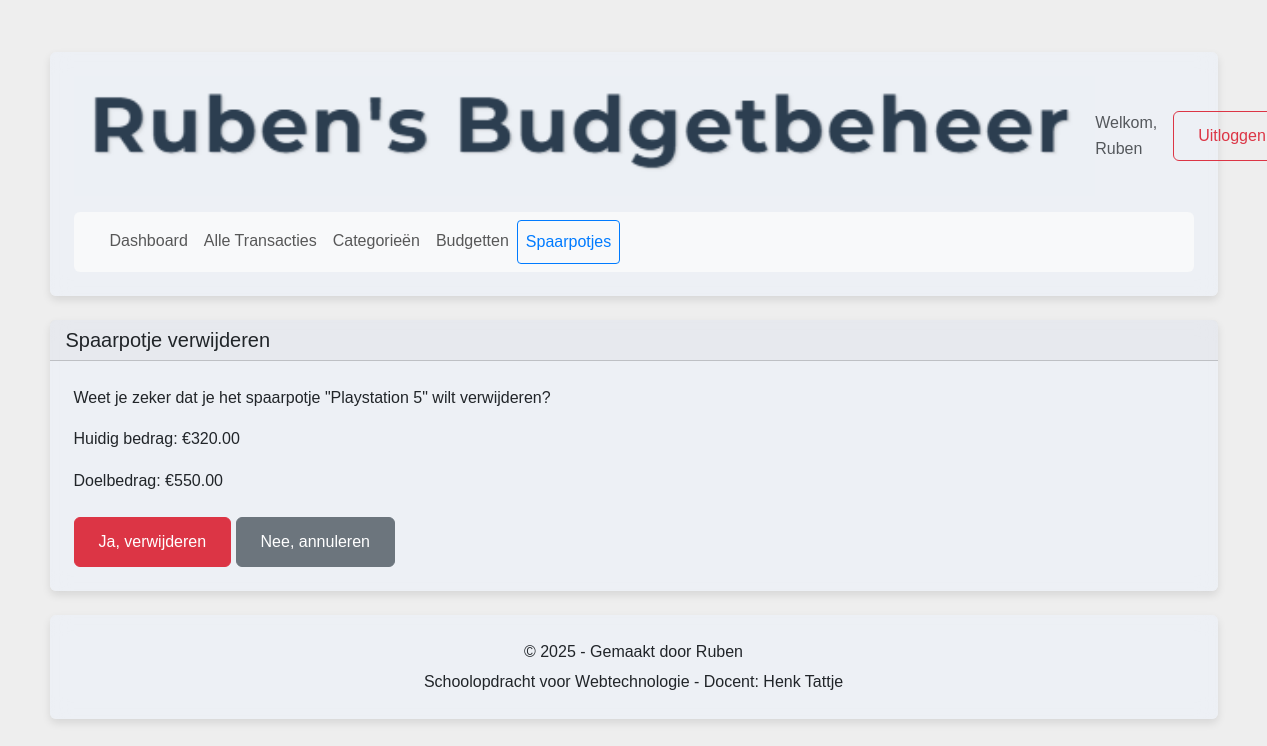
/spaarpotje/verwijderen/1/bevestig (signed in), run on the app's committed database.
### models.py (models this page shows, shortened)
class User(db.Model):
    id = db.Column(db.Integer, primary_key=True)
    username = db.Column(db.String(80), unique=True, nullable=False)
    password_hash = db.Column(db.String(120), nullable=False)
    transacties = db.relationship('Transactie', backref='user', lazy=True)
    categorieen = db.relationship('Categorie', backref='user', lazy=True)
    budgetten = db.relationship('Budget', backref='user', lazy=True)
    spaarpotjes = db.relationship('Spaarpotje', backref='user', lazy=True)

class Spaarpotje(db.Model):
    id = db.Column(db.Integer, primary_key=True)
    naam = db.Column(db.String(100), nullable=False)
    doelbedrag = db.Column(db.Float, nullable=False)
    huidig_bedrag = db.Column(db.Float, default=0.0)
    deadline = db.Column(db.DateTime, nullable=True)
    user_id = db.Column(db.Integer, db.ForeignKey('user.id'), nullable=False)

### routes.py (the view)
    @app.route('/spaarpotje/verwijderen/<int:id>/bevestig')
    @login_required
    def spaarpotje_verwijderen_bevestig(id):
        user_id = session['user_id']
        user = User.query.get(user_id)
        spaarpotje = Spaarpotje.query.get_or_404(id)
        if spaarpotje.user_id == user_id:
            return render_template('spaarpotje_verwijderen.html',
                                 current_user=user,
                                 spaarpotje=spaarpotje)
        return redirect(url_for('spaarpotjes'))

### templates/spaarpotje_verwijderen.html (shortened to what this page needs)
<!DOCTYPE html>
<html lang="nl">
<head>
    <link href="https://cdn.jsdelivr.net/npm/bootstrap@5.3.2/dist/css/bootstrap.min.css" rel="stylesheet">
    <link rel="stylesheet" href="{{ url_for('static', filename='style.css') }}">
</head>
<body>
    <div class="container">
        <div class="card">
            <div class="card-body">
                <div class="d-flex justify-content-between align-items-center mb-3">
                    <img src="{{ url_for('static', filename='image.png') }}" alt="Budget Logo" style="height: 120px;">
                    <div class="d-flex align-items-center gap-3">
                        <span class="text-muted">Welkom, {{ current_user.username }}</span>
                        <a href="{{ url_for('logout') }}" class="btn btn-outline-danger">Uitloggen</a>
                    </div>
                </div>
                <nav class="navbar navbar-expand-lg navbar-light bg-light rounded">
                    <div class="container-fluid">
                        <div class="navbar-nav">
                            <a class="nav-link" href="{{ url_for('dashboard') }}">Dashboard</a>
                            <a class="nav-link" href="{{ url_for('transacties') }}">Alle Transacties</a>
                            <a class="nav-link" href="{{ url_for('categorieen') }}">Categorieën</a>
                            <a class="nav-link" href="{{ url_for('budgetten') }}">Budgetten</a>
                            <a class="nav-link active" href="{{ url_for('spaarpotjes') }}">Spaarpotjes</a>
                        </div>
                    </div>
                </nav>
            </div>
        </div>
        <div class="card mt-4">
            <div class="card-header">
                <h5 class="mb-0">Spaarpotje verwijderen</h5>
            </div>
            <div class="card-body">
                <p>Weet je zeker dat je het spaarpotje "{{ spaarpotje.naam }}" wilt verwijderen?</p>
                <p>Huidig bedrag: €{{ "%.2f"|format(spaarpotje.huidig_bedrag) }}</p>
                <p>Doelbedrag: €{{ "%.2f"|format(spaarpotje.doelbedrag) }}</p>
                <div class="mt-4">
                    <a href="{{ url_for('spaarpotje_verwijderen_bevestig', id=spaarpotje.id) }}" class="btn btn-danger">Ja, verwijderen</a>
                    <a href="{{ url_for('spaarpotjes') }}" class="btn btn-secondary">Nee, annuleren</a>
                </div>
            </div>
        </div>
        <footer class="card mt-4">
            <div class="card-body text-center">
                <p class="mb-1">© 2025 - Gemaakt door Ruben</p>
                <p class="mb-0">Schoolopdracht voor Webtechnologie - Docent: Henk Tattje</p>
            </div>
        </footer>
    </div>
</body>
</html>

### static/style.css (style rules this page uses)
body { font-family: Arial, sans-serif; background-color: #eeeeee; line-height: 1.6; min-height: 100vh; padding: 20px 0; }
.container { max-width: 1200px; padding: 2rem 1rem; }
.card { border: none; box-shadow: 0 4px 8px rgba(0, 0, 0, 0.1); margin-bottom: 20px; background-color: rgba(236, 240, 245, 0.95); backdrop-filter: blur(10px); }
.card-body { padding: 1.5rem; }
.btn { padding: 0.75rem 1.5rem; font-weight: 500; }
.navbar { padding: 0.5rem 1rem; margin-top: 1rem; }
.navbar-nav .nav-link { padding: 0.5rem 1rem; border-radius: 4px; transition: all 0.2s ease; }
.navbar-nav .nav-link.active { background-color: transparent; color: #007bff !important; border: 1px solid #007bff; }

### data on the page
User: username "Ruben"
Spaarpotje: naam "Playstation 5", huidig_bedrag "320.00", doelbedrag "550.00"
